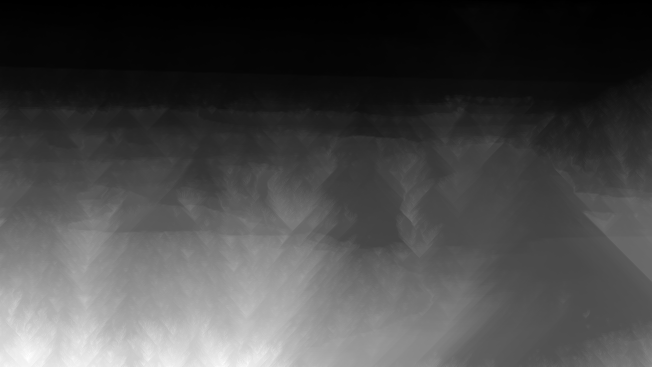
#> input picture seam carving/beach_back_cumulative_map.png, 652 x 367 px
$ python -i seam_carving.py   (imports and definitions only)   (older library calls are emulated)
#> lines starting #> are read from the running program, lines starting #| are printed output that depends on the picture
#> further down, picture is the input picture: shape (367, 652, 3); min 0, max 255, mean 73
# CS6475 - Spring 2021

import numpy as np
import scipy as sp
import cv2
import scipy.signal  # option for a 2D convolution library
from matplotlib import pyplot as plt  # for optional plots

import copy

""" Project 1: Seam Carving

This file has a number of functions that you need to fill out in order to
complete the assignment. Please write the appropriate code, following the
instructions on which functions you may or may not use.

References
----------
See the following papers, available in Canvas under Files:

(1) "Seam Carving for Content-Aware Image Resizing"
    Avidan and Shamir, 2007

(2) "Improved Seam Carving for Video Retargeting"
    Rubinstein, Shamir and Avidan, 2008

FORBIDDEN:
    1. OpenCV functions SeamFinder, GraphCut, and CostFunction are
    forbidden, along with any similar functions in the class environment.
    2. Metrics functions of error or similarity. These need to be coded from their
    mathematical equations.

GENERAL RULES:
    1. ALL CODE USED IN THIS ASSIGNMENT to generate images, red-seam images,
    differential images, and comparison metrics must be included in this file.
    2. YOU MAY ADD FUNCTIONS to this file, however it is your responsibility
    to ensure that the autograder accepts your submission.
    3. DO NOT CHANGE the format of this file. You may NOT change existing function
    signatures, including named parameters with defaults.
    4. YOU MAY NOT USE any library function that essentially completes
    seam carving or metric calculations for you. If you have questions on this,
    ask on Piazza.
    5. DO NOT IMPORT any additional libraries other than the ones included in the
    original Course Setup CS6475 environment.
    You should be able to complete the assignment with the given libraries.
    6. DO NOT INCLUDE code that saves, shows, prints, displays, or writes the
    image passed in, or your results. If you have code in the functions that
    does any of these operations, comment it out before autograder runs.
    7. YOU ARE RESPONSIBLE for ensuring that your code executes properly.
    This file has only been tested in the course environment. any changes you make
    outside the areas annotated for student code must not impact the autograder
    system or your performance.

FUNCTIONS:
    IMAGE GENERATION:
        beach_backward_removal
        dolphin_backward_insert + with redSeams=True
        dolphin_backward_5050
        bench_backward_removal + with redSeams=True
        bench_forward_removal + with redSeams=True
        car_backward_insert
        car_forward_insert
    COMPARISON METRICS:
        difference_image
        numerical_comparison
"""


# [52 lines left out: functions calc_energy_map, calc_energy_map_2, calc_energy_map_3, not called in this run]


def calc_energy_map_4(image):
    channel_b, channel_g, channel_r = np.moveaxis(image, 2, 0)
    b_energy = np.absolute(cv2.Scharr(channel_b, -1, 1, 0)) + np.absolute(cv2.Scharr(channel_b, -1, 0, 1))
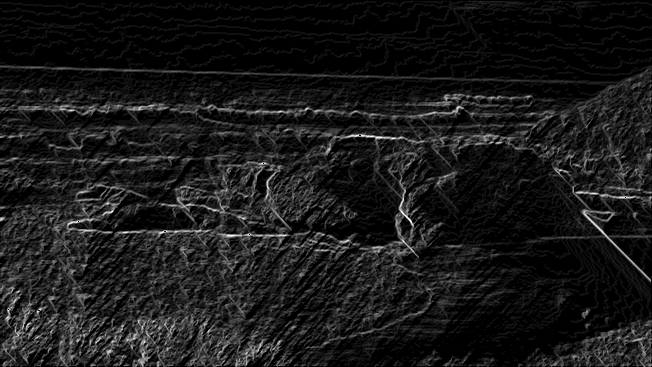
#> b_energy: shape (367, 652); min 0, max 255, mean 25.2
    g_energy = np.absolute(cv2.Scharr(channel_g, -1, 1, 0)) + np.absolute(cv2.Scharr(channel_g, -1, 0, 1))
    r_energy = np.absolute(cv2.Scharr(channel_r, -1, 1, 0)) + np.absolute(cv2.Scharr(channel_r, -1, 0, 1))
    energy_map = b_energy + g_energy + r_energy
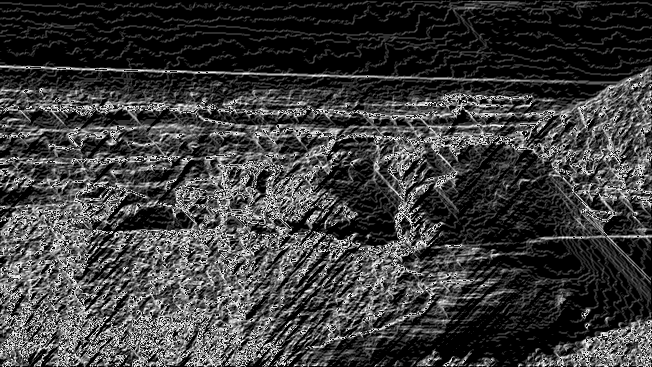
#> energy_map: shape (367, 652); min 0, max 255, mean 61.4
    return energy_map.astype(np.float64)


# [518 lines left out: functions calc_forward_grads, calc_neighbor_grads, cumulative_map_forward, cumulative_map_backward, get_path, get_path_mask and 12 more, not called in this run]


# -------------------------------------------------------------------
""" IMAGE GENERATION
    Parameters and Returns are as follows for all of the removal/insert
    functions:

    Parameters
    ----------
    image : numpy.ndarray (dtype=uint8)
        Three-channel image of shape (r,c,ch)
    pctSeams : float
        Decimal value in range between(0. - 1.); percent of vertical seams to be
        inserted or removed.
    redSeams : boolean
        Boolean variable; True = this is a red seams image, False = no red seams

    Returns
    -------
    numpy.ndarray (dtype=uint8)
        An image of shape (r, c_new, ch) where c_new = new number of columns.
        Make sure you deal with any needed normalization or clipping, so that
        your image array is complete on return.
"""


# [122 lines left out: functions beach_backward_removal, dolphin_backward_insert, dolphin_backward_5050, bench_backward_removal, bench_forward_removal, car_backward_insert and 1 more, not called in this run]


# __________________________________________________________________
""" COMPARISON METRICS
    There are two functions here, one for visual comparison support and one
    for a quantitative metric. The """


# [62 lines left out: functions difference_image, numerical_comparison, not called in this run]


# [5 lines not run here, left out]
    # WRITE YOUR CODE HERE

>>> import cv2
>>> picture = cv2.imread('beach_back_cumulative_map.png')
>>> result = calc_energy_map_4(picture)

$ run again, on seam carving/beach_back_energy_map.png
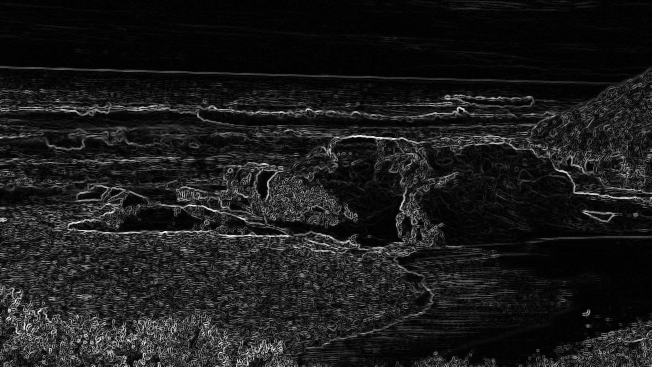
#> input picture seam carving/beach_back_energy_map.png, 652 x 367 px
#> picture is the input picture: shape (367, 652, 3); min 0, max 255, mean 27
#> in calc_energy_map_4, `b_energy = np.absolute(cv2.Scharr(channel_b, -1, 1, 0)) + np.absolute(..`:
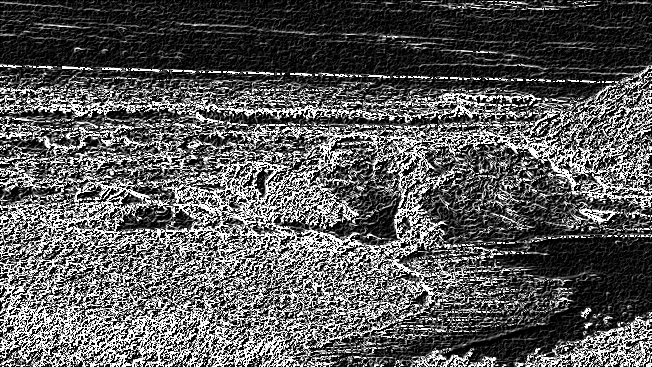
#> b_energy: shape (367, 652); min 0, max 255, mean 89.3
#> in calc_energy_map_4, `energy_map = b_energy + g_energy + r_energy`:
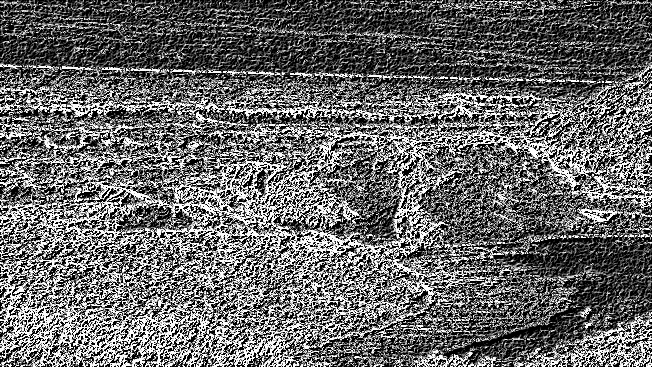
#> energy_map: shape (367, 652); min 0, max 255, mean 104.7

$ run again, on seam carving/bench_back_cumulative_map.png
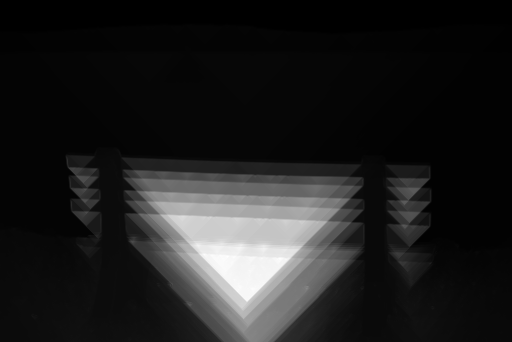
#> input picture seam carving/bench_back_cumulative_map.png, 512 x 342 px
#> picture is the input picture: shape (342, 512, 3); min 0, max 255, mean 30.9
#> in calc_energy_map_4, `b_energy = np.absolute(cv2.Scharr(channel_b, -1, 1, 0)) + np.absolute(..`:
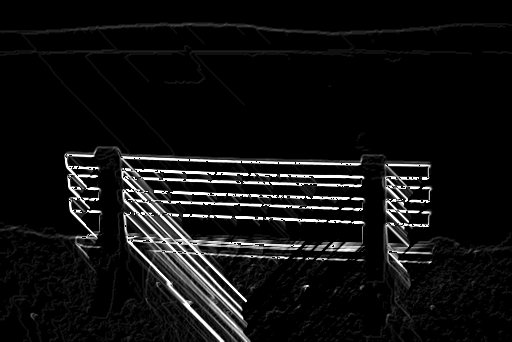
#> b_energy: shape (342, 512); min 0, max 255, mean 17.1
#> in calc_energy_map_4, `energy_map = b_energy + g_energy + r_energy`:
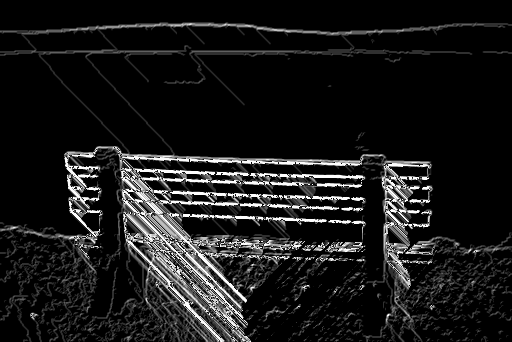
#> energy_map: shape (342, 512); min 0, max 255, mean 25.2
